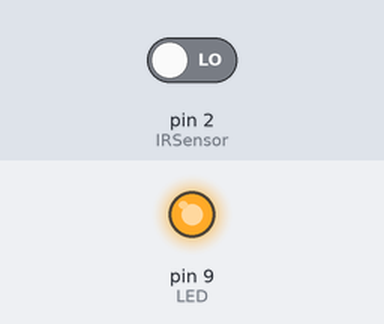
This sketch was run on a simulated Arduino Uno, built with avr-gcc and run on an emulated ATmega328P. Parts: output pins drawn as LEDs (lit = HIGH). Inputs (shaded band) come from the test bench; at power-on: pin 2 (IRSensor) LOW.

Above: at 1.2 s.
1.3 s: pin 2 (IRSensor) driven HIGH
At 2.0 s:
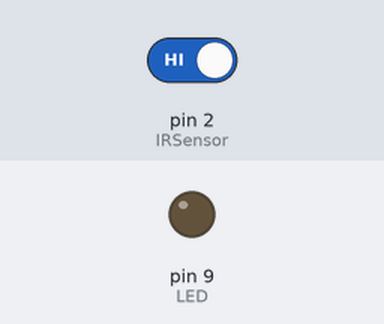
2.8 s: pin 2 (IRSensor) driven LOW
At 3.2 s:
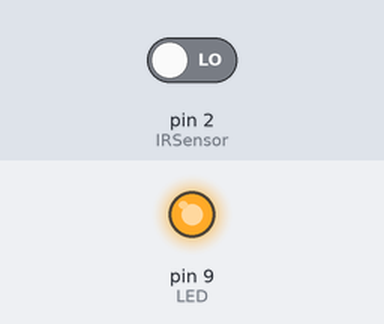
Timing chart, 0 to 5.8 s (numbered marks = the images above; inputs shaded):
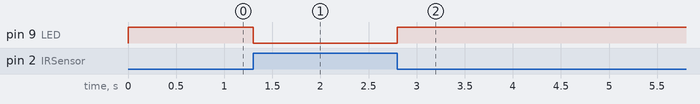

Measured:
- after the input at 1.3 s, pin 9 (LED): HIGH → LOW at once
- after the input at 2.8 s, pin 9 (LED): LOW → HIGH at once

The sketch:

IR-Sensor.ino
```cpp
int IRSensor = 2; // connect ir sensor to arduino pin 2
int LED = 9; // conect Led to arduino pin 13


void setup()
{


  pinMode (IRSensor, INPUT); // sensor pin INPUT
  pinMode (LED, OUTPUT); // Led pin OUTPUT
}

void loop()
{
  int statusSensor = digitalRead (IRSensor);

  if (statusSensor == 1)
  {
    digitalWrite(LED, LOW); // LED LOW
  }

  else
  {
    digitalWrite(LED, HIGH); // LED High
  }

}
```
